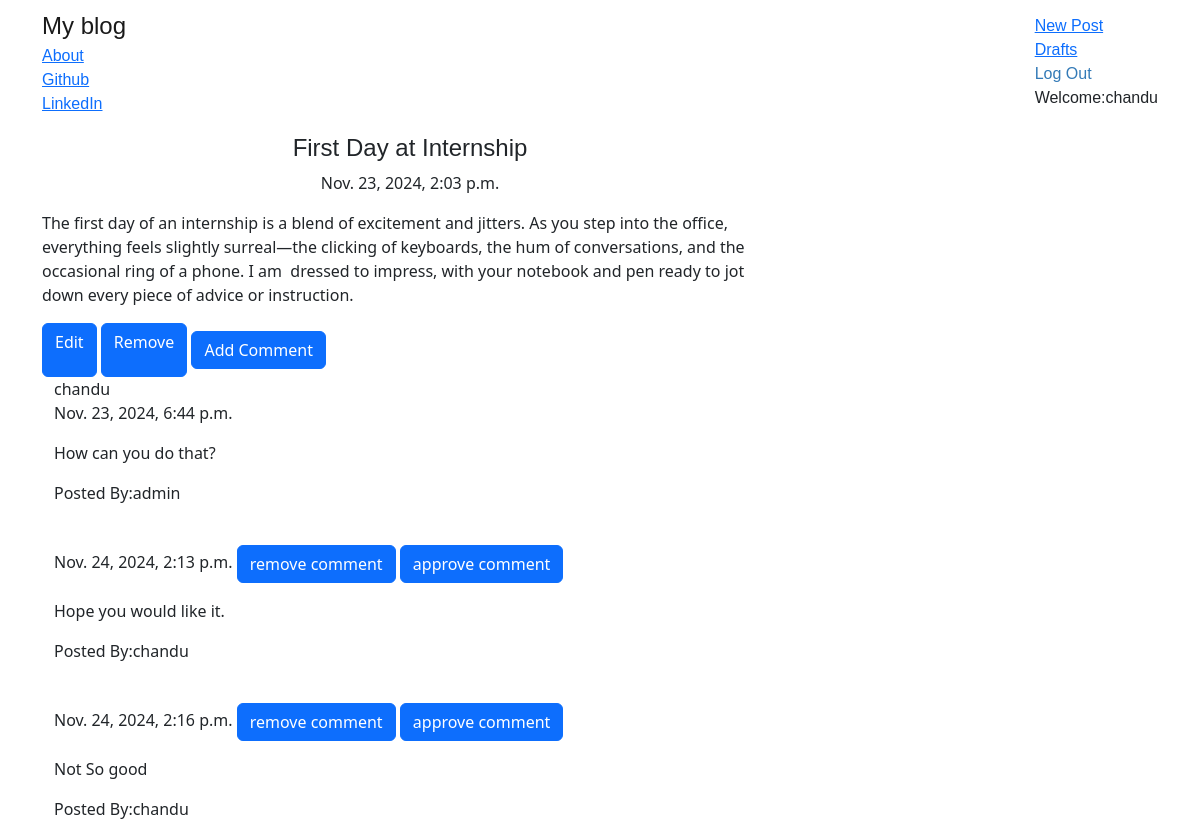
Page /post/5 (signed in) on the committed database.
### blog/models.py (models this page shows, shortened)
class Post(models.Model):
    author=models.ForeignKey('auth.User',on_delete=models.CASCADE)
    title=models.CharField(max_length=256)
    text=models.TextField()
    created_date=models.DateTimeField(default=timezone.now())
    published_date=models.DateTimeField(blank=True,null=True)

class Comment(models.Model):
    post=models.ForeignKey(Post,related_name='comments',on_delete=models.CASCADE)
    author=models.CharField(max_length=200)
    text=models.TextField()
    created_date=models.DateTimeField(default=timezone.now())
    approved_comment=models.BooleanField(default=False)

### blog/views.py (the view)
# urls.py: path('post/<int:pk>', PostDetailView.as_view(), name='post_detail'),
class PostDetailView(DetailView):
    model=Post

### blog/templates/blog/post_detail.html (shortened to what this page needs)
{% extends "blog/base.html" %}
{%block content%}
    <h1 class="posttitle ">{{post.title}}</h1>
    {% if post.published_date%}
        <div class="date postdate">
            {{post.published_date}}
        </div>
    {%else%}
        <a class="btn btn-primary" href="{%url 'post_publish' pk=post.pk%}">Publish</a>
    {% endif %}
    <p class="postcontent">{{post.text|safe|linebreaksbr}}</p>
    {% if user.is_authenticated %}
            <a class="btn btn-primary" href="{%url 'post_edit' pk=post.pk%}">
                <p>Edit</p>
            </a>
            <a class="btn btn-primary" href="{%url 'post_remove' pk=post.pk%}">
                <p>Remove</p>
                </a>
        <a class="btn btn-primary btn-comment" href="{%url 'add_comment_to_post' pk=post.pk%}">
                Add Comment
                </a>
        <div class="container">
            {{user}}
            {%for comment in post.comments.all%}
                <br>
                {%if user.is_authenticated  %}
                    {% if comment.approved_comment or user == post.author %}
                        {{comment.created_date}}
                            {%if not comment.approved_comment and user == post.author %}
                                <a class="btn btn-primary" href="{%url 'comment_remove' pk=post.pk%}"><span class="glyphicon glyphicon-remove">remove comment</span></a>
                                <a class="btn btn-primary" href="{%url 'comment_approve' pk=post.pk%}"><span class="glyphicon glyphicon-ok">approve comment</span></a>
                            {%endif%}
                            <p>{{comment.text|safe|linebreaks}}</p>
                            <p>Posted By:{{comment.author}}</p>
                    {% endif %}
                {%endif%}
            {%endfor%}
        </div>
    {%endif%}
{%endblock%}

### blog/templates/blog/base.html (shortened to what this page needs)
<!DOCTYPE html>
{% load static %}
<html lang="en">
<head>
<link href="https://cdn.jsdelivr.net/npm/bootstrap@5.2.0/dist/css/bootstrap.min.css" rel="stylesheet">
    <link rel="stylesheet" href="//cdn.jsdelivr.net/medium-editor/latest/css/medium-editor.min.css" type="text/css" media="screen" charset="utf-8">
    <link rel="stylesheet" href="{%static 'css/blog.css'%}">
</head>
<body>
    <nav class="navbar navbar-default techfont custom-navbar">
        <div class="container">
            <ul class="nav navbar-nav">
            <li><a class="navbar-brand bigbrand" href="{%url 'post_list'%}">My blog</a></li>
            <li><a href="{%url 'about'%}">About</a></li>
            <li><a href="https://www.github.com">Github</a></li>
            <li><a href="https://www.linked.in">LinkedIn</a></li>
        </ul>
        <ul class="nav navbar-nav navbar-right">
            {%if user.is_authenticated%}
            <li>
                <a href="{%url 'post_new'%}">New Post</a>
            </li>
            <li>
                <a href="{%url 'post_draft_list'%}">Drafts</a>
            </li>
            <form action="{% url 'logout' %}" method="post" style="display:inline;">
                <button type="submit" class="btn btn-link" style="padding: 0; border: none; background: none; color: #337ab7; text-decoration: none;">Log Out</button>
            </form>
            <li>
                <a >Welcome:{{user.username}}</a>
            </li>
            {%else%}
            <li><a class="nav navbar-right" href="{%url 'login'%}"><i class="bi bi-box-arrow-in-left"></i></a></li>
            {%endif%}
        </ul>
            </div>
    </nav>
    <div class="content container">
        <div class="row">
            <div class="col-md-8">
                <div class="blog_posts">
                    {%block content%}
                    {%endblock%}
                </div>
            </div>
        </div>
    </div>
</body>
</html>

### blog/static/css/blog.css (style rules this page uses)
.techfont { font-family: 'Russo One',sans-serif; font-size: 1.5 em; margin-bottom: 10px; }
.bigbrand { font-size: 1.5em; }
.postdate { text-align: center; }
.posttitle { font-family: 'Russo One',sans-serif; font-size: 1.5em; text-align: center; }
.postcontent { font-family: 'Montserrat'; font-size: 1.5em; }

### rows in the picture
Post: title "First Day at Internship", published_date "Nov. 23, 2024, 2:03 p.m.", text "The first day of an internship is a blend of excitement and jitters. As you step into the office, everything feels slightly surreal—the clicking of keyboards, the hum of conversations, and the occasional ring of a phone. I am dressed to impress, with your notebook and pen ready to jot down every piece of advice or instruction."
Comment: created_date "Nov. 23, 2024, 6:44 p.m.", text "How can you do that?", author "admin"
Comment: created_date "Nov. 24, 2024, 2:13 p.m.", approved_comment "remove comment", text "Hope you would like it.", author "chandu"
Comment: created_date "Nov. 24, 2024, 2:16 p.m.", approved_comment "remove comment", text "Not So good", author "chandu"

### other values in the picture
{{ user.username }} "chandu"
{{ user }} "chandu"
